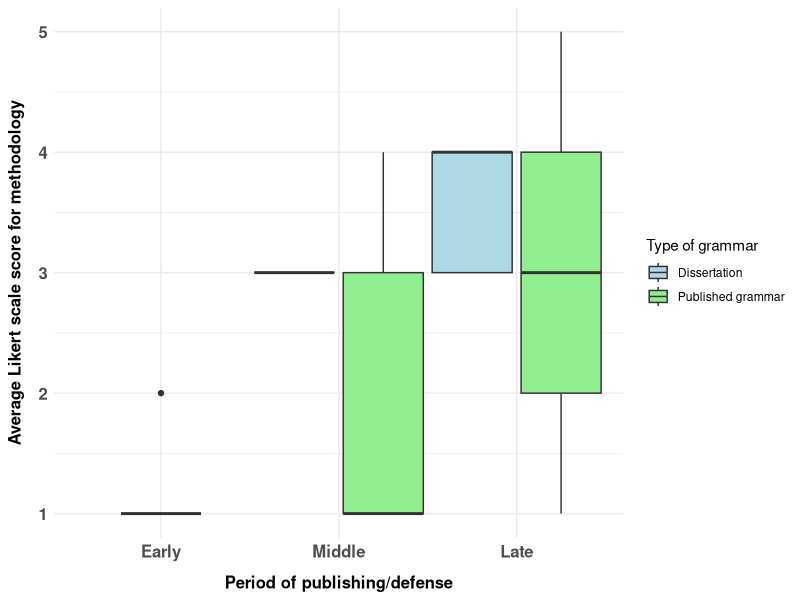
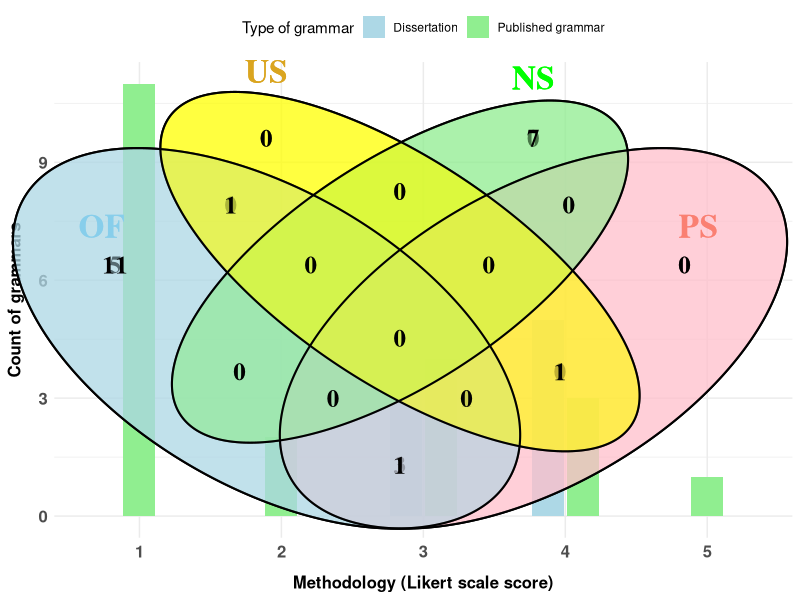
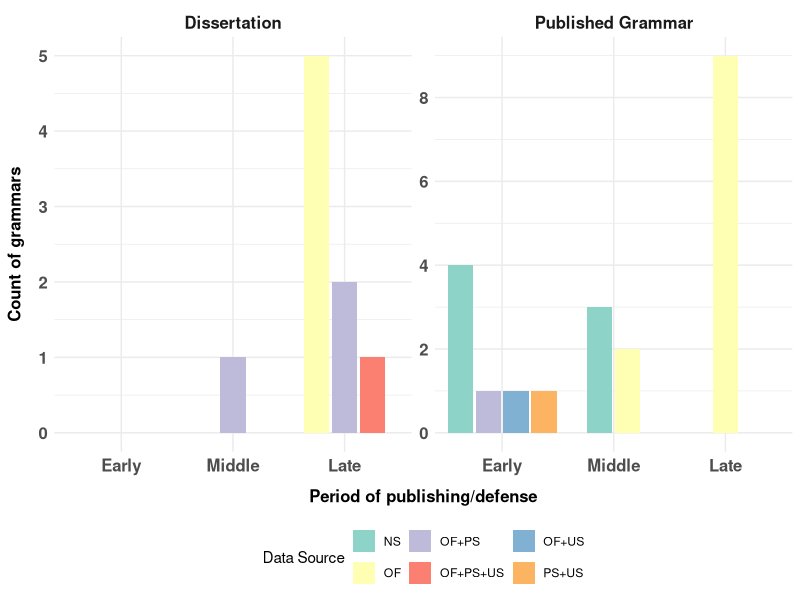
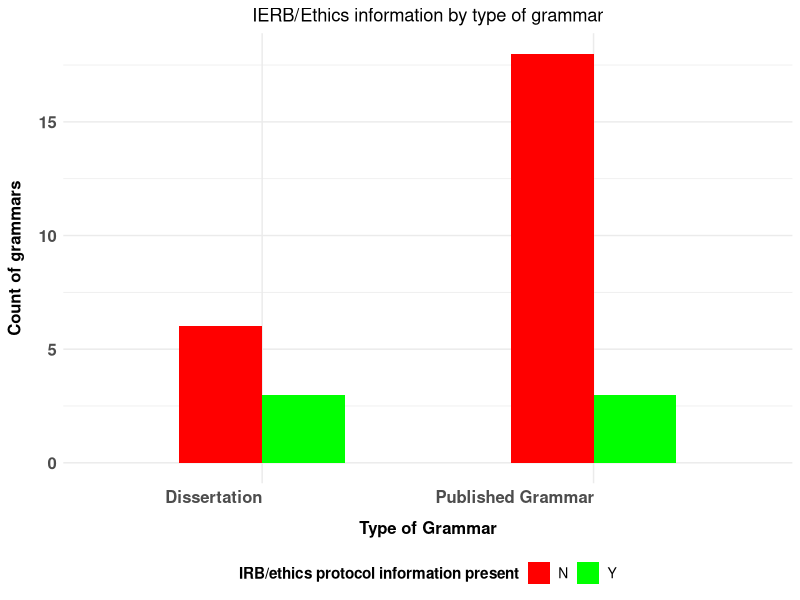
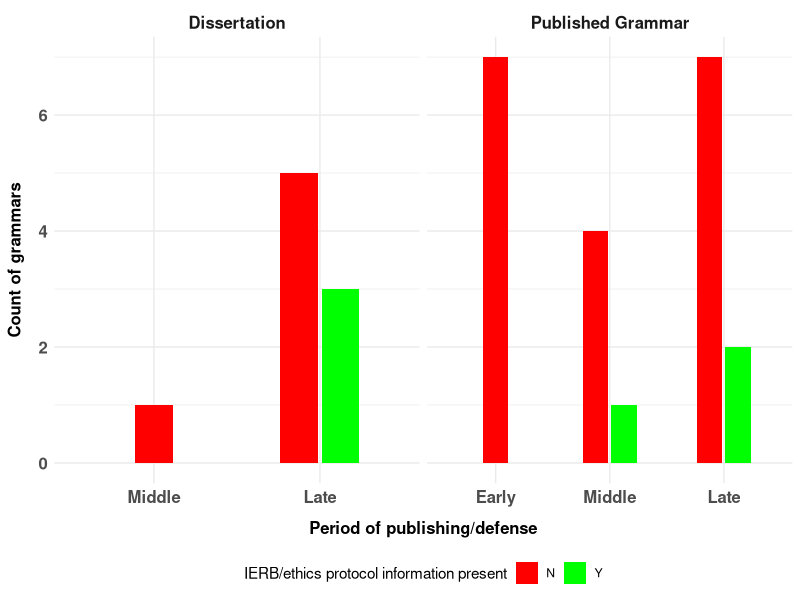
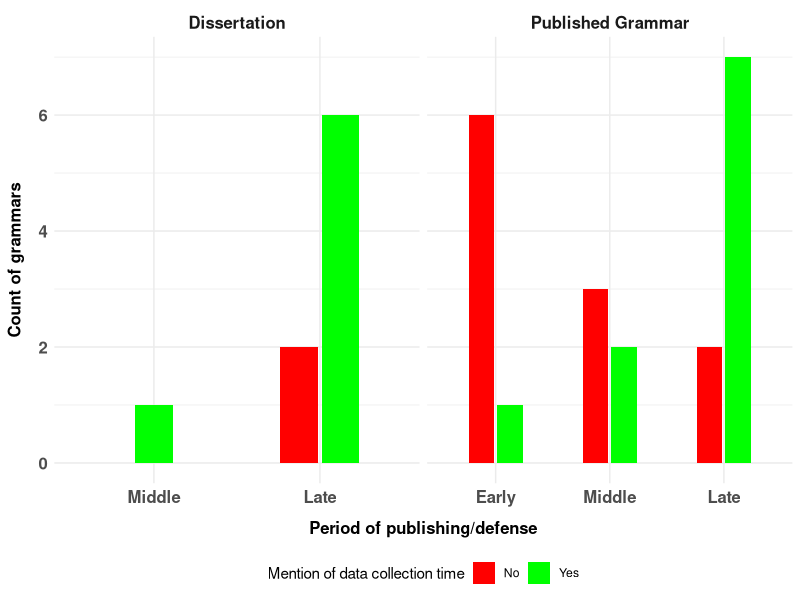
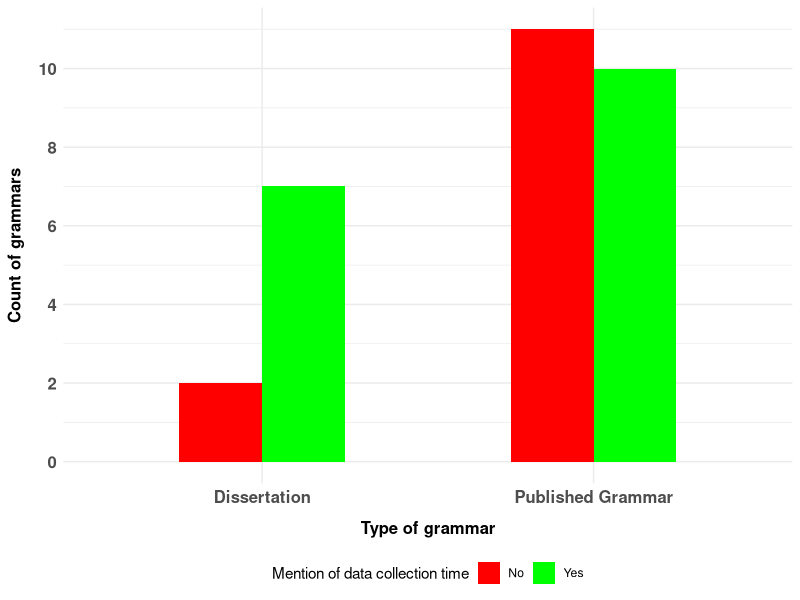

Here is the R script that generated these plots, in order: (Note: this script raises an error after producing the figures.)
################################################
# METHODOLOGY
################################################
library(readxl)
library(dplyr)
library(ggplot2)


################################################
#Methodology LS v/s Publication Period: Box Plot
################################################

# Load the data
tibetic_grammars <- read_excel("Tibetic-Grammars_Review_Master.xlsx")

# Ensure that 'period' and 'is_diss' columns are correctly formatted as factors
tibetic_grammars <- tibetic_grammars %>%
  mutate(
    period = factor(period, levels = c("E", "M", "L"), labels = c("Early", "Middle", "Late")),
    is_diss = ifelse(`is_diss` == "Y", "Dissertation", "Published Grammar"),
    is_diss = factor(is_diss, levels = c("Dissertation", "Published Grammar")),
    `methodology_LS` = as.numeric(`methodology_LS`)  # Ensure this is numeric for plotting
  )

# Double-check data entries for each category
print(table(tibetic_grammars$is_diss))

# Create a box plot
ggplot_object <- ggplot(tibetic_grammars, aes(x = period, y = `methodology_LS`, fill = is_diss)) +
  geom_boxplot(position = position_dodge2(preserve = "single"), width = 1) +  # Set a fixed width for all boxes
  scale_fill_manual(values = c("Dissertation" = "lightblue", "Published Grammar" = "lightgreen"),
                    name = "Type of grammar",
                    labels = c("Dissertation", "Published grammar")) +
  labs(
    x = "Period of publishing/defense",
    y = "Average Likert scale score for methodology"
  ) +
  theme_minimal() +
  theme(
    axis.text.x = element_text(size = 12, face = "bold"),  # Increase font size for x-axis labels
    axis.title.x = element_text(size = 12, face = "bold", margin = margin(t = 10)),  # Increase space between axis labels and title
    axis.text.y = element_text(size = 12, face = "bold"),
    axis.title.y = element_text(size = 12, face = "bold", margin = margin(r = 10)),  # Increase space between axis labels and title
  )

# Print the plot
print(ggplot_object)


#####################################
#Methodology LS v/s count of grammars
#####################################

# Load the data
tibetic_grammars <- read_excel("Tibetic-Grammars_Review_Master.xlsx")

# Preprocessing the data
tibetic_grammars <- tibetic_grammars %>%
  mutate(
    is_diss = ifelse(`is_diss` == "Y", "Dissertation", "Published Grammar"),
    is_diss = factor(is_diss, levels = c("Dissertation", "Published Grammar")),
    `methodology_LS` = as.numeric(`methodology_LS`)  # Ensure this is numeric for grouping
  )

# Double-check data entries for each category
print(table(tibetic_grammars$is_diss))

# Creating a summary table for plotting
likert_counts <- tibetic_grammars %>%
  group_by(`methodology_LS`, is_diss) %>%
  summarise(count = n(), .groups = 'drop')

# Double-check data entries for each category
print(table(tibetic_grammars$is_diss))

# Create a bar plot
bar_plot <- ggplot(likert_counts, aes(x = as.factor(`methodology_LS`), y = count, fill = is_diss)) +
  geom_bar(stat = "identity", position = position_dodge2(preserve = "single", width = 0.9), width = 0.5) +  # Adjust bar width and dodge width
  scale_fill_manual(values = c("Dissertation" = "lightblue", "Published Grammar" = "lightgreen"),
                    name = "Type of grammar",
                    labels = c("Dissertation", "Published grammar")) +
  labs(
    x = "Methodology (Likert scale score)",
    y = "Count of grammars"
  ) +
  theme_minimal() +
  theme(
    legend.position = "top",
    axis.text.x = element_text(size = 12, face = "bold"),
    axis.title.x = element_text(size = 12, face = "bold", margin = margin(t = 10)),
    axis.text.y = element_text(size = 12, face = "bold"),
    axis.title.y = element_text(size = 12, face = "bold", margin = margin(r = 10))
  )

# Print the plot
print(bar_plot)

###################################################
#source of data v/s count of grammars: Venn Diagram
###################################################

library(readxl)
library(VennDiagram)
library(dplyr)
library(grid)  # For grid.draw()

# Load the data
tibetic_grammars <- read_excel("Tibetic-Grammars_Review_Master.xlsx")

# Preprocess and categorize data sources
tibetic_grammars <- tibetic_grammars %>%
  mutate(
    is_diss = ifelse(is_diss == "Y", "Dissertation", "Published Grammar"),
    OF = grepl("OF", `data_source`),
    PS = grepl("PS", `data_source`),
    US = grepl("US", `data_source`),
    NS = grepl("NS", `data_source`)
  )

# Separate data into dissertations and published grammars
dissertations <- filter(tibetic_grammars, is_diss == "Dissertation")
published_grammars <- filter(tibetic_grammars, is_diss == "Published Grammar")

# Function to create Venn diagram
create_venn <- function(data, title) {
  indices <- list(
    OF = which(data$OF),
    PS = which(data$PS),
    US = which(data$US),
    NS = which(data$NS)
  )
  
  venn.plot <- venn.diagram(
    x = indices,
    filename = NULL,
    category.names = c("OF", "PS", "US", "NS"),
    fill = c("lightblue", "pink", "yellow", "lightgreen"),
    alpha = 0.5,
    label.col = "black",
    cex = 1.5,
    fontface = "bold",
    cat.cex = 2,
    cat.col = c("skyblue", "salmon", "goldenrod", "green"),
    cat.fontface = "bold",
    cat.default.pos = "outer",
    cat.dist = c(0.06, 0.06, 0.1, 0.09),
    lwd = 2,
    main.title = title,
    main.cex = 2
  )
  
  # Plot the Venn diagram
  grid.draw(venn.plot)
}

# Create Venn diagrams for each subset
create_venn(dissertations, "Venn Diagram for Dissertations")
create_venn(published_grammars, "Venn Diagram for Published Grammars")

###################################################
#Bar plot of sources of data across different periods of publishing/defense

library(readxl)
library(dplyr)
library(ggplot2)

# Load the data
tibetic_grammars <- read_excel("Tibetic-Grammars_Review_Master.xlsx")

# Preprocess data to categorize data sources
tibetic_grammars <- tibetic_grammars %>%
  mutate(
    is_diss = ifelse(is_diss == "Y", "Dissertation", "Published Grammar"),
    period = factor(period, levels = c("E", "M", "L"), labels = c("Early", "Middle", "Late")),
    Source = case_when(
      grepl("OF", data_source) & grepl("PS", data_source) & grepl("US", data_source) ~ "OF+PS+US",
      grepl("OF", data_source) & grepl("PS", data_source) ~ "OF+PS",
      grepl("OF", data_source) & grepl("US", data_source) ~ "OF+US",
      grepl("PS", data_source) & grepl("US", data_source) ~ "PS+US",
      grepl("OF", data_source) & !grepl("PS", data_source) & !grepl("US", data_source) ~ "OF",
      !grepl("OF", data_source) & !grepl("PS", data_source) & !grepl("US", data_source) ~ "NS",
      TRUE ~ as.character(data_source)  # catch any other formats as they are
    )
  ) %>%
  group_by(period, is_diss, Source) %>%
  summarise(Count = n(), .groups = 'drop')

# Create the bar plot with abbreviated legend labels
source_plot <- ggplot(tibetic_grammars, aes(x = period, y = Count, fill = Source)) +
  geom_bar(stat = "identity", position = position_dodge2(preserve = "single", width = 0.9), width = 1) +  # Adjust bar width and dodge width
  scale_fill_brewer(palette = "Set3", name = "Data Source",
                    labels = c("OF" = "OF", "OF+PS" = "OF+PS", "OF+US" = "OF+US", 
                               "OF+PS+US" = "OF+PS+US", "PS+US" = "PS+US", "NS" = "NS")) +
  facet_wrap(~is_diss, scales = "free_y") +
  labs(x = "Period of publishing/defense", y = "Count of grammars") +
  scale_y_continuous(breaks = scales::pretty_breaks(n = 5), labels = scales::label_number(auto = TRUE)) +  # Adjust to show integer values
  theme_minimal() +
  theme(
    legend.position = "bottom",
    axis.text.x = element_text(size = 12, face = "bold"),
    axis.title.x = element_text(size = 12, face = "bold", margin = margin(t = 10)),
    axis.text.y = element_text(size = 12, face = "bold"),
    axis.title.y = element_text(size = 12, face = "bold", margin = margin(r = 10)),
    strip.background = element_blank(),
    strip.text.x = element_text(size = 12, face = "bold"),
    plot.title = element_text(hjust = 0.5) # Center the title
  )

# Print the plot
print(source_plot)


################################################
#Information on IERB/Ethics Protocol (Y/N)
################################################

# Load the data
tibetic_grammars <- read_excel("Tibetic-Grammars_Review_Master.xlsx")

# Process the data
ethics_by_type <- tibetic_grammars %>%
  mutate(
    is_diss = ifelse(is_diss == "Y", "Dissertation", "Published Grammar")
  ) %>%
  group_by(is_diss, irb_ethics_info) %>%
  summarise(Count = n(), .groups = 'drop')

#print the summary
print(ethics_by_type)

# Plot for IRB/Ethics information by type of grammar
ethics_type_plot <- ggplot(ethics_by_type, aes(x = is_diss, y = Count, fill = irb_ethics_info)) +
  geom_bar(stat = "identity", position = "dodge", width = 0.5) +
  scale_fill_manual(values = c("Y" = "green", "N" = "red"),
                    name = "IRB/ethics protocol information present",
                    labels = c("Yes" = "Contains Info", "No" = "No Info")) +
  labs(title = "IERB/Ethics information by type of grammar",
       x = "Type of Grammar", y = "Count of grammars") +
  theme_minimal() +
  theme(
    plot.title = element_text(hjust = 0.5),
    legend.position = "bottom",
    axis.text.x = element_text( size= 12, face = "bold", hjust = 1),  # Adjust text angle for better readability if necessary
    axis.title.x = element_text(size = 12, face = "bold", margin = margin(t = 10)),
    axis.text.y = element_text(size = 12, face = "bold"),
    axis.title.y = element_text(size = 12, face = "bold", margin = margin(r = 10)),
    legend.title = element_text(face = "bold"),
    legend.text = element_text(size = 10)
  )

# Print the plot
print(ethics_type_plot)


################################################
# Process the data for period of publishing/defense
ethics_by_period <- tibetic_grammars %>%
  mutate(
    is_diss = ifelse(is_diss == "Y", "Dissertation", "Published Grammar"),
    period = factor(period, levels = c("E", "M", "L"), labels = c("Early", "Middle", "Late"))
  ) %>%
  group_by(period, is_diss, irb_ethics_info) %>%
  summarise(Count = n(), .groups = 'drop')

# Plot for IERB/Ethics information by period
ethics_period_plot <- ggplot(ethics_by_period, aes(x = period, y = Count, fill = irb_ethics_info)) +
  geom_bar(stat = "identity",position = position_dodge2(width = 0.9, preserve = "single"), aes(group = interaction(is_diss, irb_ethics_info)), width = .5) +
  scale_fill_manual(values = c("Y" = "green", "N" = "red"),
                    name = "IERB/ethics protocol information present",
                    labels = c("Yes" = "Contains Info", "No" = "No Info")) +
  facet_wrap(~is_diss, scales = "free_x", nrow = 1) +
  labs(x = "Period of publishing/defense", y = "Count of grammars") +
  theme_minimal() +
  theme(
    legend.position = "bottom",
    axis.text.x = element_text(size = 12, face = "bold"),
    axis.title.x = element_text(size = 12, face = "bold", margin = margin(t = 10)),
    axis.text.y = element_text(size = 12, face = "bold"),
    axis.title.y = element_text(size = 12, face = "bold", margin = margin(r = 10)),
    strip.background = element_blank(),
    strip.text.x = element_text(size = 12, face = "bold"),
    plot.title = element_text(hjust = 0.5) # Center the title
  )

# Print the plot
print(ethics_period_plot)



################################################
#Time collecting data mention (Y/N)
################################################


##########################
# Bar plot for time period
###########################
library(readxl)
library(dplyr)
library(ggplot2)

# Load the data
tibetic_grammars <- read_excel("Tibetic-Grammars_Review_Master.xlsx")

# Preprocessing the data
tibetic_grammars <- tibetic_grammars %>%
  mutate(
    data_coll_time_mention = ifelse(data_coll_time_mention %in% c("Y", "U"), "Yes", "No"),
    period = factor(period, levels = c("E", "M", "L"), labels = c("Early", "Middle", "Late")),
    is_diss = ifelse(is_diss == "Y", "Dissertation", "Published Grammar"),
    is_diss = factor(is_diss, levels = c("Dissertation", "Published Grammar"))
  )

# Count by period, data collection mention, and dissertation status
period_mention_diss_counts <- tibetic_grammars %>%
  group_by(period, data_coll_time_mention, is_diss) %>%
  summarise(Count = n(), .groups = 'drop')

print(period_mention_diss_counts)

# Bar plot for time period with stacked 'Yes' and 'No', and separate bars for Dissertation and Published Grammar
period_plot <- ggplot(period_mention_diss_counts, aes(x = period, y = Count, fill = data_coll_time_mention)) +
  geom_bar(stat = "identity", position = position_dodge2(width = 0.9, preserve = "single"), aes(group = interaction(is_diss, data_coll_time_mention)), width = .5) +
  scale_fill_manual(values = c("No" = "red", "Yes" = "green"),
                    name = "Mention of data collection time",
                    labels = c("No","Yes")) +
  facet_wrap(~is_diss, scales = "free_x", nrow = 1) +
  labs(x = "Period of publishing/defense", y = "Count of grammars") +
  theme_minimal() +
  theme(
    legend.position = "bottom",
    axis.text.x = element_text(size = 12, face = "bold"),
    axis.title.x = element_text(size = 12, face = "bold", margin = margin(t = 10)),
    axis.text.y = element_text(size = 12, face = "bold"),
    axis.title.y = element_text(size = 12, face = "bold", margin = margin(r = 10)),
    strip.background = element_blank(),
    strip.text.x = element_text(size = 12, face = "bold"),
    plot.title = element_text(hjust = 0.5) # Center the title
  )

# Print the plot
print(period_plot)

##############################
# Count by dissertation status
status_counts <- tibetic_grammars %>%
  group_by(is_diss, data_coll_time_mention) %>%
  summarise(Count = n(), .groups = 'drop')

print(status_counts)

# Bar plot for dissertation status
status_plot <- ggplot(status_counts, aes(x = is_diss, y = Count, fill = data_coll_time_mention)) +
  geom_bar(stat = "identity", position = position_dodge(), width = .5) +
  scale_fill_manual(values = c("No" = "red", "Yes" = "green"),
                    name = "Mention of data collection time",
                    labels = c("No","Yes")) +
  labs(x = "Type of grammar", y = "Count of grammars") +
  scale_y_continuous(breaks = scales::pretty_breaks(n = 6), labels = scales::label_number(auto = TRUE)) +  # Adjust to show integer values
  theme_minimal()+
  theme(
    legend.position = "bottom",
    axis.text.x = element_text(size = 12, face = "bold"),
    axis.title.x = element_text(size = 12, face = "bold", margin = margin(t = 10)),
    axis.text.y = element_text(size = 12, face = "bold"),
    axis.title.y = element_text(size = 12, face = "bold", margin = margin(r = 10)),
    strip.background = element_blank(),
    strip.text.x = element_text(size = 12, face = "bold"),
    plot.title = element_text(hjust = 0.5) # Center the title
  )

# Print the plot for Dissertation Status
print(status_plot)

################################################
#Find out the number of U in the data_coll_time_mention" column

unclear_counts <- tibetic_grammars %>%
  filter(data_coll_time_mention == "U") %>%
  summarise(Count = n())

print(unclear_counts)

################################################

#Generate a summary of the items in the data_coll_time_mention column
print(table(tibetic_grammars$data_coll_time_mention))

#Generate a summary of the item in the column data_coll_time_months
print(table(tibetic_grammars$data_coll_time_months))

#Calculate the average of the values in the column data_coll_time_months
tibetic_grammars$data_coll_time_months <- as.numeric(tibetic_grammars$data_coll_time_months)

mean(tibetic_grammars$data_coll_time_months, na.rm = TRUE)

#Convert this answer into weeks
mean(tibetic_grammars$data_coll_time_months, na.rm = TRUE) * 4


########################################
#Mention of the year of first field trip
########################################

# Load the data
tibetic_grammars <- read_excel("Tibetic-Grammars_Review_Master.xlsx")

# Analyze the 'year_first_fw' column
year_mention_summary <- tibetic_grammars %>%
  mutate(
    is_diss = ifelse(is_diss == "Y", "Dissertation", "Published Grammar"),
    Year_Mentioned = ifelse(year_first_fw == "NM", "No", "Yes")
  ) %>%
  group_by(is_diss, Year_Mentioned) %>%
  summarise(Count = n(), .groups = 'drop')

# View the summarized data
print(year_mention_summary)


################################################
#Total time spent towards the completion of grammars since the pilot study
################################################
library(readxl)
library(dplyr)
library(ggplot2)

# Load the data
tibetic_grammars <- read_excel("Tibetic-Grammars_Review_Master.xlsx")

# Ensure that the total_years_grammar column is numeric
tibetic_grammars <- tibetic_grammars %>%
  mutate(
    is_diss = ifelse(is_diss == "Y", "Dissertation", "Published Grammar"),
    total_years_grammar = as.numeric(total_years_grammar)  # Convert total_years_grammar to numeric if it's not already
  )

# Handling potential NA values or errors in conversion
tibetic_grammars <- tibetic_grammars %>%
  filter(!is.na(total_years_grammar))  # Remove rows where total_years_grammar could not be converted to numeric

# Create the box plot
box_plot <- ggplot(tibetic_grammars, aes(x = is_diss, y = total_years_grammar, fill = is_diss)) +
  geom_boxplot() +
  labs(x = "Type of grammar", y = "Number of years") +
  scale_fill_manual(values = c("Dissertation" = "lightblue", "Published Grammar" = "lightgreen")) +
  theme_minimal() +
  theme(
    plot.title = element_text(hjust = 0.5),
    legend.position = "none",  # Hide the legend as it's redundant
    axis.title.x = element_text(size = 12, face = "bold", margin = margin(t = 10)),
    axis.text.x = element_text(size = 12, face = "bold"),  # Only define axis.text.x once
    axis.text.y = element_text(size = 12, face = "bold"),
    axis.title.y = element_text(size = 12, face = "bold", margin = margin(r = 10)),
    legend.title = element_text(face = "bold"),
    legend.text = element_text(size = 10, face = "bold")
  )

# Print the plot
print(box_plot)


# Calculate medians, quartiles, min, and max
statistics <- tibetic_grammars %>%
  group_by(is_diss) %>%
  summarise(
    Minimum = min(total_years_grammar),
    First_Quartile = quantile(total_years_grammar, 0.25),
    Median = median(total_years_grammar),
    Third_Quartile = quantile(total_years_grammar, 0.75),
    Maximum = max(total_years_grammar)
  )

# Print the statistics
print(statistics)
